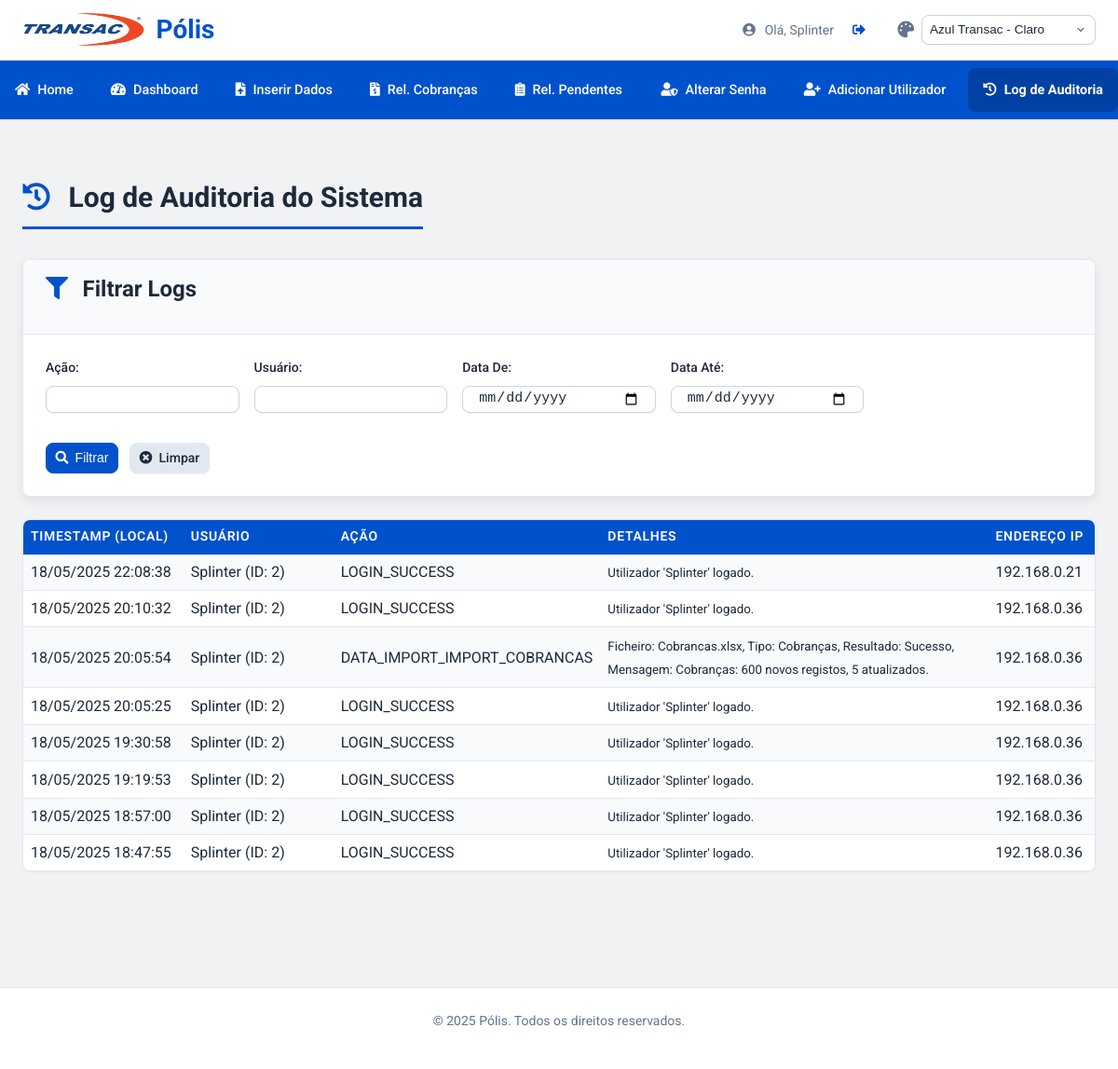
The page /admin/audit_log (signed in) on the database as committed earlier.
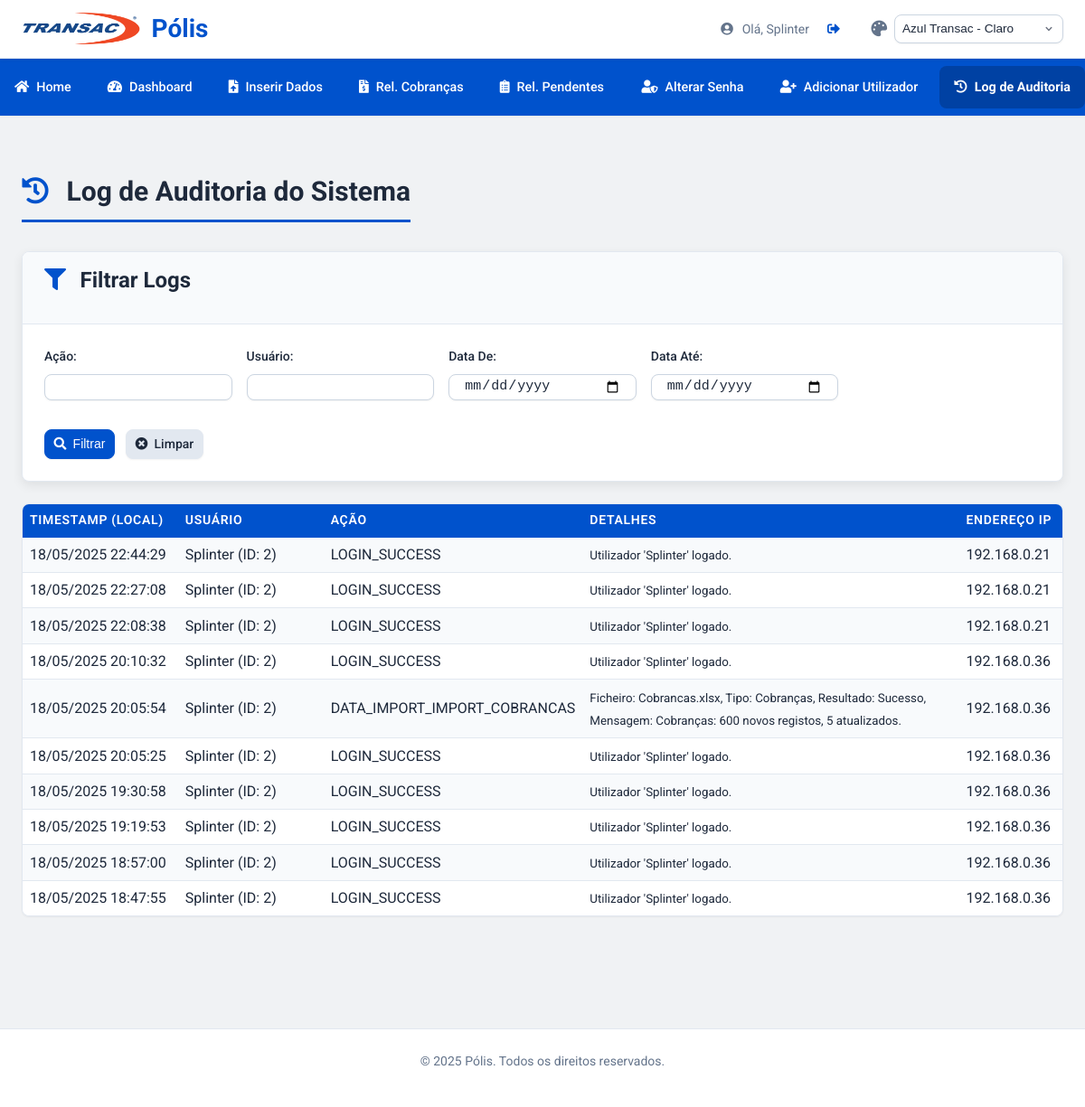
The same page on the database as committed later.
### tables this page shows
CREATE TABLE users (
                id INTEGER PRIMARY KEY AUTOINCREMENT,
                username TEXT UNIQUE NOT NULL,
                password_hash TEXT NOT NULL
            );

CREATE TABLE audit_log (
                id INTEGER PRIMARY KEY AUTOINCREMENT,
                timestamp DATETIME NOT NULL,
                user_id INTEGER,
                username TEXT,
                action TEXT NOT NULL,
                details TEXT,
                ip_address TEXT,
                FOREIGN KEY (user_id) REFERENCES users (id)
            );

### app.py (the view, shortened to what this page needs)
@app.route('/admin/audit_log')
@admin_required
def view_audit_log():
    db = get_db()
    page = request.args.get('page', 1, type=int)
    per_page = 25
    offset = (page - 1) * per_page
    filters_form = {
        'action': request.args.get('filter_action', '').strip(),
        'username': request.args.get('filter_username', '').strip(),
        'date_from': request.args.get('filter_date_from', '').strip(),
        'date_to': request.args.get('filter_date_to', '').strip(),
        'ip_address': request.args.get('filter_ip', '').strip()
    }
    query_conditions = []
    query_params = []
    if filters_form['action']:
        query_conditions.append("LOWER(action) LIKE LOWER(?)")
        query_params.append(f"%{filters_form['action']}%")
    if filters_form['username']:
        query_conditions.append("LOWER(username) LIKE LOWER(?)")
        query_params.append(f"%{filters_form['username']}%")
    if filters_form['ip_address']:
        query_conditions.append("ip_address LIKE ?") # IP é case-sensitive
        query_params.append(f"%{filters_form['ip_address']}%")
    sao_paulo_tz = pytz.timezone('America/Sao_Paulo')
    where_clause = ""
    if query_conditions:
        where_clause = "WHERE " + " AND ".join(query_conditions)
    total_logs = 0
    try:
        count_cursor = db.execute(f"SELECT COUNT(id) FROM audit_log {where_clause}", tuple(query_params))
        total_logs = count_cursor.fetchone()[0]
    except sqlite3.Error as e:
        logger.error(f"Erro ao contar logs de auditoria: {e}", exc_info=True)
        flash("Erro ao buscar contagem de logs. Verifique os filtros.", "error")
    total_pages = (total_logs + per_page - 1) // per_page
    if total_pages == 0: total_pages = 1 # Evita divisão por zero
    if page > total_pages : page = total_pages # Corrige se a página pedida for maior que o total
    if page < 1 : page = 1 # Garante que a página não seja menor que 1
    offset = (page - 1) * per_page # Recalcula offset caso 'page' tenha sido corrigido
    logs_processed = []
    try:
        logs_cursor = db.execute(f"""
            SELECT id, timestamp, user_id, username, action, details, ip_address
            FROM audit_log
            {where_clause}
            ORDER BY timestamp DESC
            LIMIT ? OFFSET ?
        """, (*query_params, per_page, offset)) # Desempacota query_params aqui
        logs_data_raw = logs_cursor.fetchall()
        for row_data in logs_data_raw:
            log_entry = dict(row_data)
            try:
                dt_utc_from_db = datetime.strptime(log_entry['timestamp'].split('.')[0], '%Y-%m-%d %H:%M:%S').replace(tzinfo=pytz.utc)
                dt_local = dt_utc_from_db.astimezone(sao_paulo_tz)
                log_entry['timestamp_fmt'] = dt_local.strftime('%d/%m/%Y %H:%M:%S') # Formato BR para exibição
            except Exception as e_ts:
                logger.warning(f"Erro ao formatar timestamp do log ID {log_entry['id']}: {e_ts}. Valor original: {log_entry['timestamp']}")
                log_entry['timestamp_fmt'] = str(log_entry['timestamp']) + " (Formato Incorreto)"
            logs_processed.append(log_entry)
    except sqlite3.Error as e:
        logger.error(f"Erro ao buscar logs de auditoria: {e}", exc_info=True)
        flash("Erro ao buscar logs de auditoria. Verifique os filtros.", "error")
    return render_template('admin/view_audit_log.html',
                           logs=logs_processed,
                           current_page=page,
                           total_pages=total_pages,
                           filters=filters_form, # Passa todos os filtros para repopular o form
                           per_page=per_page, # Para info na página
                           total_logs=total_logs) # Para info na página

### app.py (called while the page is built)
def get_db():
    db = getattr(g, '_database', None)
    if db is None:
        db = g._database = sqlite3.connect(app.config['DATABASE'])
        db.row_factory = sqlite3.Row
    return db

@app.teardown_appcontext
def close_connection(exception):
    db = getattr(g, '_database', None)
    if db is not None:
        db.close()

@login_manager.user_loader
def load_user(user_id):
    try:
        db = get_db()
        cursor = db.cursor()
        cursor.execute("SELECT id, username FROM users WHERE id = ?", (user_id,))
        user_data = cursor.fetchone()
        return User(id=user_data['id'], username=user_data['username']) if user_data else None
    except sqlite3.Error as e:
        logger.error(f"Erro SQLite ao carregar utilizador (ID: {user_id}): {e}", exc_info=True)
        return None
    except Exception as e_gen: # Captura outras excepções
        logger.error(f"Erro geral ao carregar utilizador (ID: {user_id}): {e_gen}", exc_info=True)
        return None

def admin_required(f):
    @wraps(f)
    @login_required
    def decorated_function(*args, **kwargs):
        if not current_user.is_authenticated or current_user.username not in ADMIN_USERNAMES:
            log_audit("ACCESS_DENIED_ADMIN_AREA", f"Utilizador '{current_user.username}' tentou aceder a área administrativa sem permissão.")
            flash("Você não tem permissão para aceder a esta página.", "error")
            return redirect(url_for('home'))
        return f(*args, **kwargs)
    return decorated_function

@app.context_processor
def inject_global_vars():
    return dict(
        current_year=datetime.now().year,
        ADMIN_USERNAMES=ADMIN_USERNAMES
    )

@app.after_request
def add_security_headers(response):
    response.headers['X-Content-Type-Options'] = 'nosniff'
    response.headers['X-Frame-Options'] = 'SAMEORIGIN' # Ou 'DENY' se não usar iframes
    response.headers['X-XSS-Protection'] = '1; mode=block'
    response.headers['Referrer-Policy'] = 'strict-origin-when-cross-origin'
    return response

@app.context_processor
def utility_processor():
    def dummy_csrf_token():
        if '_csrf_token' not in g:
            g._csrf_token = os.urandom(24).hex()
        return g._csrf_token
    return dict(csrf_token=dummy_csrf_token)

### templates/admin/view_audit_log.html (shortened to what this page needs)
{% extends "base.html" %}
{% block content %}
<h2 class="page-title"><i class="fas fa-history"></i> Log de Auditoria do Sistema</h2>
<div class="card filter-form mb-4">
    <div class="card-header">
        <h3><i class="fas fa-filter"></i> Filtrar Logs</h3>
    </div>
    <div class="card-body">
        <form method="GET" action="{{ url_for('view_audit_log') }}" class="form-inline">
            <div class="form-group">
                <label for="filter_action">Ação:</label>
                <input type="text" name="filter_action" id="filter_action" value="{{ filters.action or '' }}" class="form-control form-control-sm">
            </div>
            <div class="form-group">
                <label for="filter_username">Usuário:</label>
                <input type="text" name="filter_username" id="filter_username" value="{{ filters.username or '' }}" class="form-control form-control-sm">
            </div>
            <div class="form-group">
                <label for="filter_date_from">Data De:</label>
                <input type="date" name="filter_date_from" id="filter_date_from" value="{{ filters.date_from or '' }}" class="form-control form-control-sm">
            </div>
            <div class="form-group">
                <label for="filter_date_to">Data Até:</label>
                <input type="date" name="filter_date_to" id="filter_date_to" value="{{ filters.date_to or '' }}" class="form-control form-control-sm">
            </div>
            <div class="form-group-actions">
                <button type="submit" class="btn btn-primary btn-sm"><i class="fas fa-search"></i> Filtrar</button>
                <a href="{{ url_for('view_audit_log') }}" class="btn btn-secondary btn-sm"><i class="fas fa-times-circle"></i> Limpar</a>
            </div>
        </form>
    </div>
</div>
{% if logs %}
    <div class="table-responsive">
        <table class="table table-striped table-hover table-sm">
            <thead>
                <tr>
                    <th style="width: 15%;">Timestamp (Local)</th>
                    <th style="width: 15%;">Usuário</th>
                    <th style="width: 20%;">Ação</th>
                    <th style="width: 40%;">Detalhes</th>
                    <th style="width: 10%;">Endereço IP</th>
                </tr>
            </thead>
            <tbody>
                {% for log_entry in logs %}
                <tr>
                    <td style="white-space: nowrap;">{{ log_entry.timestamp_fmt }}</td>
                    <td>{{ log_entry.username or 'N/A' }}{% if log_entry.user_id %} (ID: {{ log_entry.user_id }}){% endif %}</td>
                    <td>{{ log_entry.action }}</td>
                    <td><small>{{ log_entry.details or '' }}</small></td>
                    <td>{{ log_entry.ip_address }}</td>
                </tr>
                {% endfor %}
            </tbody>
        </table>
    </div>
{% endif %}
{% endblock %}

### templates/base.html (shortened to what this page needs)
<!DOCTYPE html>
<html lang="pt-br" data-theme="azul-transac-light">
<head>
    <link rel="stylesheet" href="https://cdnjs.cloudflare.com/ajax/libs/font-awesome/5.15.4/css/all.min.css" xintegrity="sha512-1ycn6IcaQQ40/MKBW2W4Rhis/DbILU74C1vSrLJxCq57o941Ym01SwNsOMqvEBFlcgUa6xLiPY/NS5R+E6ztJQ==" />
    <link rel="stylesheet" href="{{ url_for('static', filename='style.css') }}">
</head>
<body>
    <header class="app-header">
        <div class="app-header-content container">
            <div class="app-header-brand">
                <img src="{{ url_for('static', filename='images/polis_logo.png') }}" alt="Logótipo Pólis" class="app-logo-img">
                <h1>Pólis</h1>
            </div>
            <div class="nav-actions">
                {% if current_user.is_authenticated %}
                <div class="user-info">
                     <span><i class="fas fa-user-circle"></i> Olá, {{ current_user.username }}</span>
                     <a href="{{ url_for('logout') }}" class="logout-link" title="Sair"><i class="fas fa-sign-out-alt"></i> <span class="sr-only">Logout</span></a>
                </div>
                {% endif %}
                <div class="theme-selector-container">
                    <i class="fas fa-palette nav-icon-theme" aria-hidden="true"></i>
                    <select id="theme-select" title="Selecionar Tema Visual">
                        <optgroup label="Azul Transac">
                            <option value="azul-transac-light">Azul Transac - Claro</option>
                        </optgroup>
                    </select>
                </div>
            </div>
        </div>
    </header>
    {% if current_user.is_authenticated %}
    <nav class="main-nav">
        <div class="main-nav-links container">
            <a href="{{ url_for('home') }}" class="nav-item {{ 'active' if request.endpoint == 'home' else '' }}"><i class="fas fa-home"></i> Home</a>
            <a href="{{ url_for('dashboard') }}" class="nav-item {{ 'active' if request.endpoint == 'dashboard' else '' }}"><i class="fas fa-tachometer-alt"></i> Dashboard</a>
            <a href="{{ url_for('inserir_dados') }}" class="nav-item {{ 'active' if request.endpoint == 'inserir_dados' else '' }}"><i class="fas fa-file-upload"></i> Inserir Dados</a>
            <a href="{{ url_for('relatorio_cobrancas') }}" class="nav-item {{ 'active' if request.endpoint == 'relatorio_cobrancas' else '' }}"><i class="fas fa-file-invoice-dollar"></i> Rel. Cobranças</a>
            <a href="{{ url_for('relatorio_pendentes') }}" class="nav-item {{ 'active' if request.endpoint == 'relatorio_pendentes' else '' }}"><i class="fas fa-clipboard-list"></i> Rel. Pendentes</a>
            <div class="nav-item-group-right">
                <a href="{{ url_for('change_password') }}" class="nav-item {{ 'active' if request.endpoint == 'change_password' else '' }}"><i class="fas fa-user-shield"></i> Alterar Senha</a>
                {% if current_user.username in ADMIN_USERNAMES %}
                    <a href="{{ url_for('add_user_admin') }}" class="nav-item {{ 'active' if request.endpoint == 'add_user_admin' else '' }}"><i class="fas fa-user-plus"></i> Adicionar Utilizador</a>
                    <a href="{{ url_for('view_audit_log') }}" class="nav-item {{ 'active' if request.endpoint == 'view_audit_log' else '' }}"><i class="fas fa-history"></i> Log de Auditoria</a>
                {% endif %}
            </div>
        </div>
    </nav>
    {% endif %}
    <main class="container content-wrapper">
        {% block content %}{% endblock %}
    </main>
    <footer class="app-footer">
        <p>&copy; {{ current_year }} Pólis. Todos os direitos reservados.</p>
    </footer>
</body>
</html>

### templates/base.html (style rules this page uses)
.nav-icon-theme { font-size: 1.1rem; color: var(--text-muted-color); }

### templates/admin/view_audit_log.html (style rules this page uses)
.form-control-sm { font-size: 0.875rem; }
.btn-sm { font-size: 0.875rem; }
.table-sm td, .table-sm th { padding: .4rem .5rem; }

Rows that differ between the two databases and show on the page:
added audit_log: timestamp_fmt "18/05/2025 22:44:29", username "Splinter", user_id "2", action "LOGIN_SUCCESS", details "Utilizador 'Splinter' logado.", ip_address "192.168.0.21"
added audit_log: timestamp_fmt "18/05/2025 22:27:08", username "Splinter", user_id "2", action "LOGIN_SUCCESS", details "Utilizador 'Splinter' logado.", ip_address "192.168.0.21"
